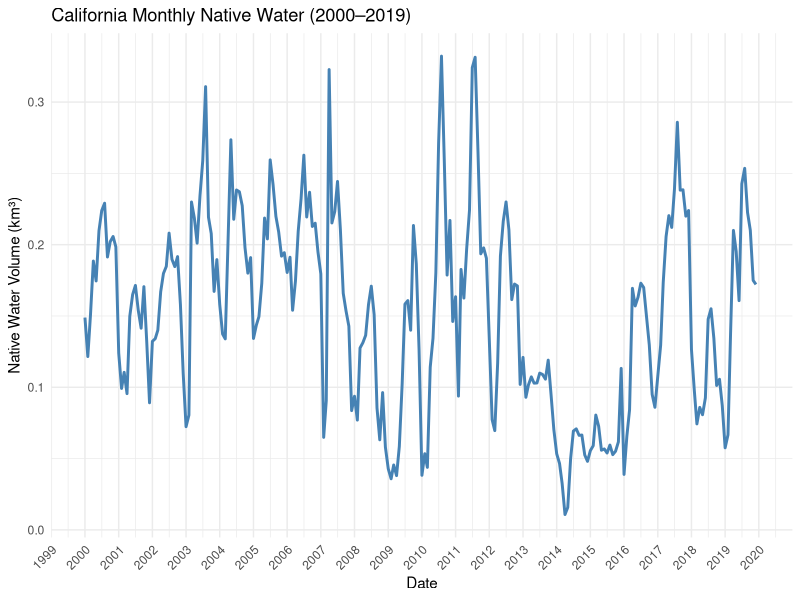

Reproduce this figure in R.

#setwd("/Users/kyungminkim/Code/project-westernwaternetwork/Preprocessing/CA") #Mac
setwd("C:\\Users\\kyungmi1\\Documents\\Code\\project-westernwaternetwork\\Preprocessing\\CA") #Window

library(tidyverse)

# Load monthly water delivery data

CA_aqueduct <- read.csv("CA_Aqueduct.csv")
LA_aqueduct <- read.csv("LA_Aqueduct.csv")

# # Add a DATE column to each dataset for merging
  
CA_aqueduct <- CA_aqueduct %>%
  mutate(DATE = as.Date(paste(YEAR, MONTH, 1, sep = "-")))

LA_aqueduct <- LA_aqueduct %>%
  mutate(DATE = as.Date(paste(YEAR, MONTH, 1, sep = "-")))

# Rename water volume columns for clarity before merging

CA_aqueduct <- CA_aqueduct %>%
  rename(km3_CA = km3)

LA_aqueduct <- LA_aqueduct %>%
  rename(km3_LA = km3)

# Merge the two datasets by DATE and calculate the total native water volume

CA_native <- LA_aqueduct %>%
  left_join(CA_aqueduct, by = "DATE") %>%
  mutate(native_total = km3_CA + km3_LA)

# Save the aggregated native water data to CSV

write.csv(CA_native, "CA_native_monthly_km3.csv", row.names = FALSE)

# Plot total native water volume for California (2000–2019)
  
  ggplot(CA_native, aes(x = DATE, y = native_total)) +
    geom_line(color = "steelblue", size = 1) +
    labs(
      title = "California Monthly Native Water (2000–2019)",
      x = "Date",
      y = "Native Water Volume (km³)"
    ) +
    scale_x_date(
      limits = as.Date(c("2000-01-01", "2019-12-31")),
      date_labels = "%Y",
      date_breaks = "1 year"
    ) +
    theme_minimal() +
    theme(axis.text.x = element_text(angle = 45, hjust = 1))
  
  
  
